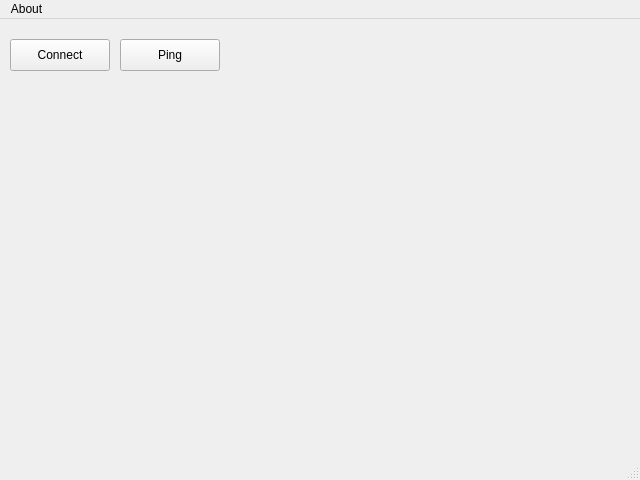
<?xml version="1.0" encoding="UTF-8"?>
<ui version="4.0">
 <class>MainWindow</class>
 <widget class="QMainWindow" name="MainWindow">
  <property name="geometry">
   <rect>
    <x>0</x>
    <y>0</y>
    <width>640</width>
    <height>480</height>
   </rect>
  </property>
  <property name="windowTitle">
   <string>MainWindow</string>
  </property>
  <widget class="QWidget" name="centralwidget">
   <widget class="QPushButton" name="btnConnect">
    <property name="geometry">
     <rect>
      <x>10</x>
      <y>20</y>
      <width>100</width>
      <height>32</height>
     </rect>
    </property>
    <property name="text">
     <string>Connect</string>
    </property>
   </widget>
   <widget class="QPushButton" name="btnPing">
    <property name="geometry">
     <rect>
      <x>120</x>
      <y>20</y>
      <width>100</width>
      <height>32</height>
     </rect>
    </property>
    <property name="text">
     <string>Ping</string>
    </property>
   </widget>
  </widget>
  <widget class="QMenuBar" name="menubar">
   <property name="geometry">
    <rect>
     <x>0</x>
     <y>0</y>
     <width>640</width>
     <height>43</height>
    </rect>
   </property>
   <widget class="QMenu" name="menuAbout">
    <property name="title">
     <string>About</string>
    </property>
   </widget>
   <addaction name="menuAbout"/>
  </widget>
  <widget class="QStatusBar" name="statusbar"/>
 </widget>
 <resources/>
 <connections/>
</ui>
